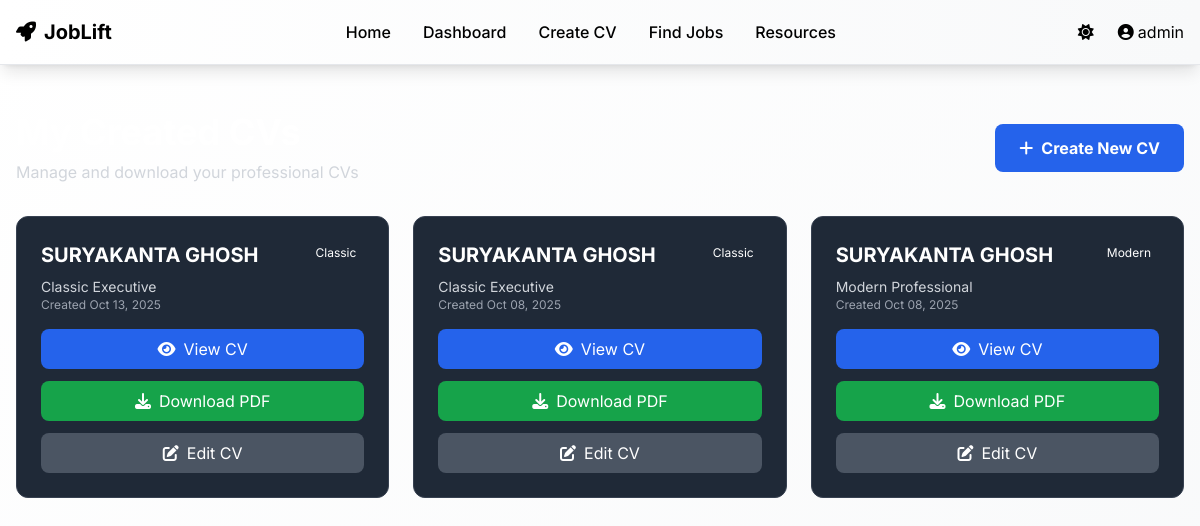
The app's page /cv/created/ (signed in) with its own data.
### accounts/models.py (models this page shows)
class CustomUser(AbstractUser):
    email = models.EmailField(unique=True)
    phone = models.CharField(max_length=15, blank=True)
    profile_picture = models.ImageField(upload_to='profiles/', blank=True, null=True)
    preferred_job_role = models.CharField(max_length=100, blank=True)
    experience_level = models.CharField(max_length=20, choices=[
        ('fresher', 'Fresher'),
        ('1-3', '1-3 Years'),
        ('3-5', '3-5 Years'),
        ('5+', '5+ Years')
    ], default='fresher')
    created_at = models.DateTimeField(auto_now_add=True)
    updated_at = models.DateTimeField(auto_now=True)
    USERNAME_FIELD = 'email'
    REQUIRED_FIELDS = ['username']

### cv_optimizer/models.py (models this page shows, shortened)
class CreatedCV(models.Model):
    user = models.ForeignKey(CustomUser, on_delete=models.CASCADE)
    template = models.ForeignKey(CVTemplate, on_delete=models.CASCADE)
    full_name = models.CharField(max_length=200)
    email = models.EmailField()
    phone = models.CharField(max_length=20)
    address = models.TextField(blank=True)
    linkedin_url = models.URLField(blank=True)
    portfolio_url = models.URLField(blank=True)
    professional_summary = models.TextField(blank=True)
    experience = models.JSONField(default=list, blank=True)
    education = models.JSONField(default=list, blank=True)
    skills = models.JSONField(default=dict, blank=True)
    certifications = models.JSONField(default=list, blank=True)
    projects = models.JSONField(default=list, blank=True)
    languages = models.JSONField(default=list, blank=True)
    pdf_file = models.FileField(upload_to='created_cvs/', blank=True, null=True)
    created_at = models.DateTimeField(auto_now_add=True)
    updated_at = models.DateTimeField(auto_now=True)
    class Meta:
        ordering = ['-created_at']

class CVTemplate(models.Model):
    TEMPLATE_TYPES = [
        ('modern', 'Modern'),
        ('classic', 'Classic'),
        ('creative', 'Creative'),
        ('professional', 'Professional'),
        ('minimal', 'Minimal'),
    ]
    name = models.CharField(max_length=100)
    template_type = models.CharField(max_length=20, choices=TEMPLATE_TYPES)
    description = models.TextField()
    html_template = models.TextField()
    css_styles = models.TextField()
    is_active = models.BooleanField(default=True)
    preview_image = models.ImageField(upload_to='cv_templates/', blank=True, null=True)
    created_at = models.DateTimeField(auto_now_add=True)

### cv_optimizer/views.py (the view)
# urls.py: path('created/', views.CreatedCVListView.as_view(), name='created_list'),
class CreatedCVListView(LoginRequiredMixin, ListView):
    model = CreatedCV
    template_name = 'cv_optimizer/created_list.html'
    context_object_name = 'created_cvs'
    def get_queryset(self):
        return CreatedCV.objects.filter(user=self.request.user)

### templates/cv_optimizer/created_list.html (shortened to what this page needs)
{% extends 'base.html' %}
{% load static %}
{% block content %}
<div class="max-w-7xl mx-auto px-4 py-12">
    <div class="flex justify-between items-center mb-8">
        <div>
            <h2 class="text-4xl font-bold text-white mb-2">My Created CVs</h2>
            <p class="text-gray-300">Manage and download your professional CVs</p>
        </div>
        <a href="{% url 'cv_optimizer:create' %}" class="bg-blue-600 hover:bg-blue-700 text-white px-6 py-3 rounded-lg font-bold">
            <i class="fas fa-plus mr-2"></i>Create New CV
        </a>
    </div>
    <div class="grid grid-cols-1 md:grid-cols-2 lg:grid-cols-3 gap-6">
        {% for cv in created_cvs %}
        <div class="bg-gray-800 rounded-xl p-6 border border-gray-700 hover:border-blue-500 transition-colors">
            <div class="flex items-start justify-between mb-4">
                <div>
                    <h3 class="text-xl font-bold text-white mb-2">{{ cv.full_name }}</h3>
                    <p class="text-gray-300 text-sm">{{ cv.template.name }}</p>
                    <p class="text-gray-400 text-xs">Created {{ cv.created_at|date:"M d, Y" }}</p>
                </div>
                <span class="bg-{{ cv.template.template_type|default:'blue' }}-600 text-white px-2 py-1 rounded text-xs">
                    {{ cv.template.get_template_type_display }}
                </span>
            </div>
            <div class="space-y-3">
                <a href="{% url 'cv_optimizer:created_detail' cv.id %}" class="block w-full bg-blue-600 hover:bg-blue-700 text-white text-center py-2 rounded-lg">
                    <i class="fas fa-eye mr-2"></i>View CV
                </a>
                <a href="{% url 'cv_optimizer:download_created' cv.id %}" class="block w-full bg-green-600 hover:bg-green-700 text-white text-center py-2 rounded-lg">
                    <i class="fas fa-download mr-2"></i>Download PDF
                </a>
                <a href="{% url 'cv_optimizer:edit_created' cv.id %}" class="block w-full bg-gray-600 hover:bg-gray-700 text-white text-center py-2 rounded-lg">
                    <i class="fas fa-edit mr-2"></i>Edit CV
                </a>
            </div>
        </div>
        {% endfor %}
    </div>
</div>
{% endblock %}

### templates/base.html (shortened to what this page needs)
<!DOCTYPE html>
<html lang="en">
<head>
    <script src="https://cdn.tailwindcss.com"></script>
    <link href="https://cdnjs.cloudflare.com/ajax/libs/font-awesome/6.4.0/css/all.min.css" rel="stylesheet">
</head>
<body class="bg-white text-black font-inter min-h-screen light-theme">
    <nav class="bg-white shadow-lg border-b border-gray-200 text-gray-900 fixed top-0 w-full z-50">
        <div class="max-w-7xl mx-auto px-4">
            <div class="flex justify-between items-center h-16">
                <a href="{% url 'core:home' %}" class="flex items-center font-bold text-xl">
                    <i class="fas fa-rocket mr-2"></i>JobLift
                </a>
                <div class="hidden md:flex items-center space-x-8">
                    <a href="{% url 'core:home' %}" class="text-gray-700 hover:text-blue-600 font-medium transition-colors">Home</a>
                    {% if user.is_authenticated %}
                    <a href="{% url 'core:dashboard' %}" class="text-gray-700 hover:text-blue-600 font-medium transition-colors">Dashboard</a>
                    <a href="{% url 'cv_optimizer:create' %}" class="text-gray-700 hover:text-blue-600 font-medium transition-colors">Create CV</a>
                    <a href="{% url 'job_scraper:search' %}" class="text-gray-700 hover:text-blue-600 font-medium transition-colors">Find Jobs</a>
                    {% endif %}
                    <a href="{% url 'core:resources' %}" class="text-gray-700 hover:text-blue-600 font-medium transition-colors">Resources</a>
                </div>
                <div class="flex items-center space-x-4">
                    <button id="themeToggle" class="p-2 rounded-lg hover:bg-gray-100 transition-colors" onclick="toggleTheme()">
                        <i class="fas fa-sun text-gray-600" id="themeIcon"></i>
                    </button>
                    {% if user.is_authenticated %}
                    <div class="relative group">
                        <button class="flex items-center text-gray-700 hover:text-blue-600 transition-colors">
                            <i class="fas fa-user-circle mr-1"></i>{{ user.username }}
                        </button>
                    </div>
                    {% else %}
                    <a href="{% url 'accounts:login' %}" class="text-gray-700 hover:text-blue-600 transition-colors">Login</a>
                    <a href="{% url 'accounts:register' %}" class="bg-blue-600 text-white px-4 py-2 rounded-lg hover:bg-blue-700 transition-colors">Register</a>
                    {% endif %}
                </div>
            </div>
        </div>
    </nav>
    <main class="pt-16 min-h-screen">
        {% block content %}
        {% endblock %}
    </main>
    {% load static %}
</body>
</html>

### templates/base.html (style rules this page uses)
.light-theme { background: linear-gradient(135deg, #ffffff 0%, #f8f9fa 100%) !important; color: #000000 !important; }
.light-theme nav { background: linear-gradient(90deg, #ffffff 0%, #f8f9fa 100%) !important; color: #000000 !important; }

### records on screen
CustomUser: username "admin"
CreatedCV: full_name "SURYAKANTA GHOSH", template.name "Classic Executive", created_at "Oct 13, 2025", template.template_type "Classic"
CreatedCV: full_name "SURYAKANTA GHOSH", template.name "Classic Executive", created_at "Oct 08, 2025", template.template_type "Classic"
CreatedCV: full_name "SURYAKANTA GHOSH", template.name "Modern Professional", created_at "Oct 08, 2025", template.template_type "Modern"
